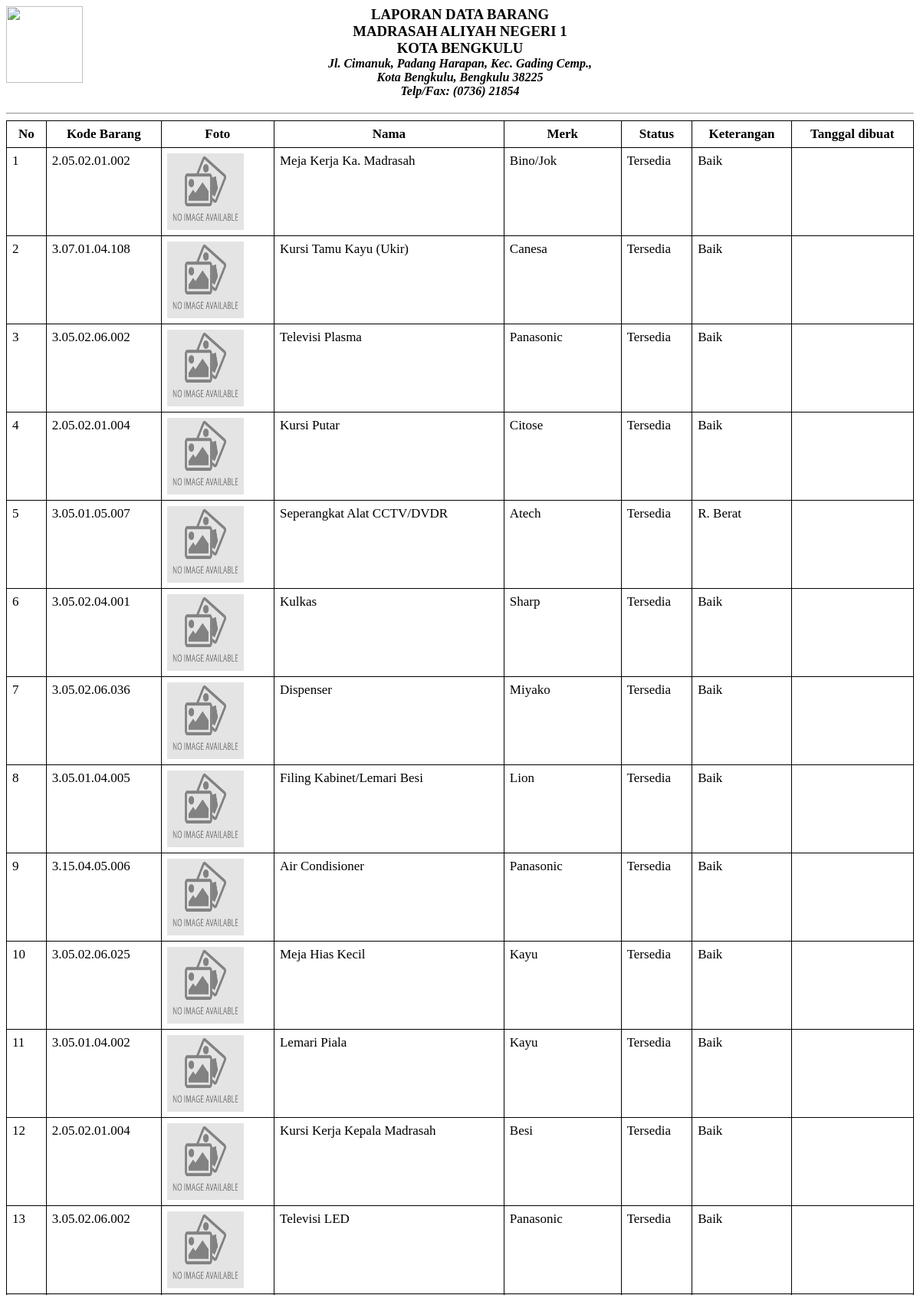
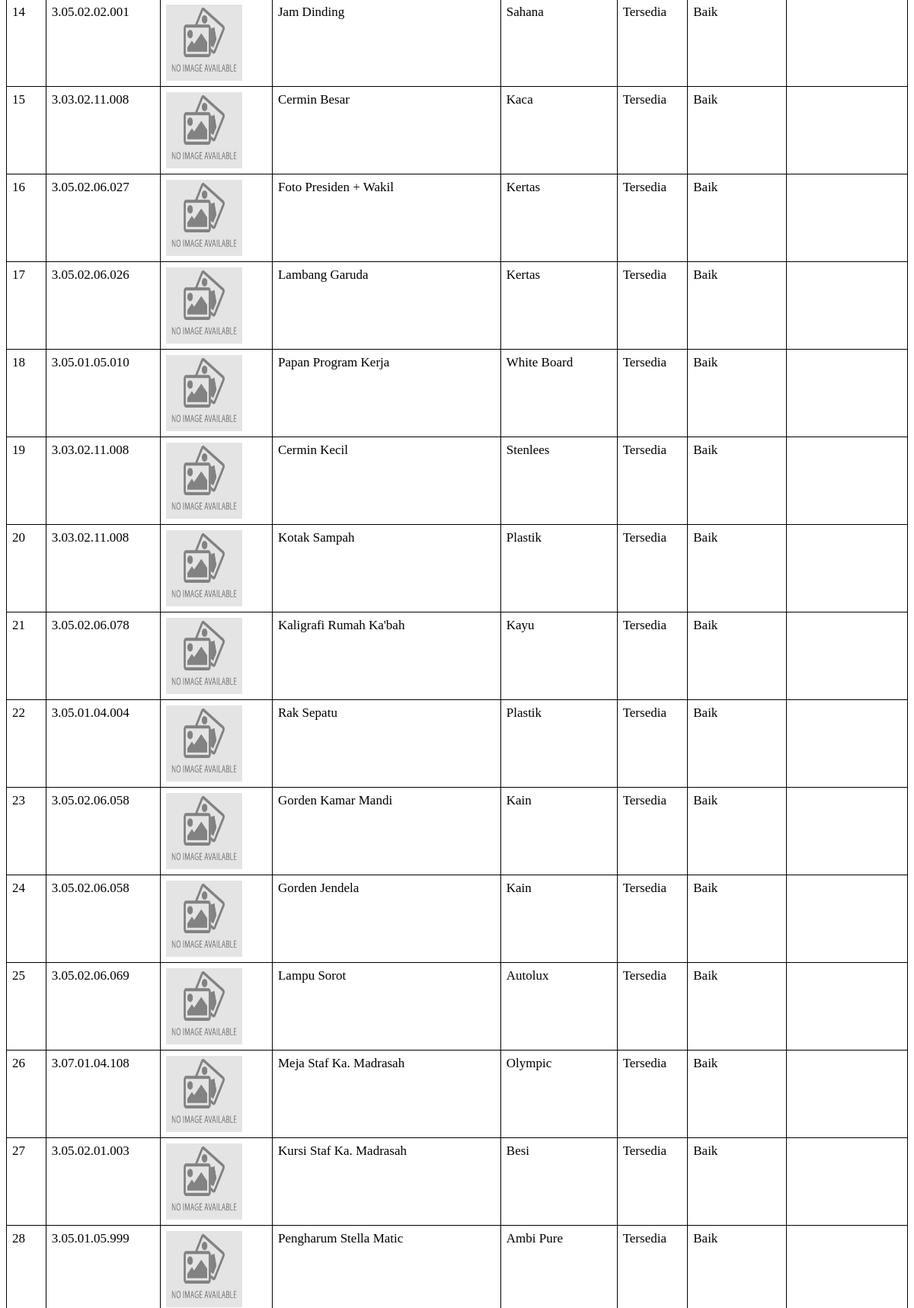
/petugas/c_barang (signed in, upper part), run on the app's committed database (2 pictures, top to bottom).
### inven/models.py (models this page shows, shortened)
class barang(models.Model):
    nama = models.CharField(max_length=250)
    merk = models.CharField(max_length=100, null=True, blank=True)
    kode = models.CharField(max_length=20, null=True)
    keterangan = models.CharField(
        max_length=250, null=True, blank=True, default='-')
    Foto = models.FileField(null=True, blank=True, default='barang.jpg')
    status = models.CharField(max_length=100, default='Tersedia')

### petugas/views.py (the view)
# urls.py: path('c_barang', views.c_barang, name='c_barang'),
@login_required
def c_barang(request):
    semua = barang.objects.all()
    context = {
        'semua': semua
    }
    return render(request, 'operator/laporan/c_barang.html', context)

### templates/operator/laporan/c_barang.html (shortened to what this page needs)
{% load static %}
<html>
<head>
</head>
<body onload="window.print();setTimeout(window.close, 0);">
    <img class="" style="float: left; width: 100px; height: 100px; margin-right: -100px;" src="{% static 'login/assets/img/logo.png' %}">
    <h3 style="text-align:center">LAPORAN DATA BARANG<br>MADRASAH ALIYAH NEGERI 1<br>
        KOTA BENGKULU<br>
        <FONT SIZE="3"><I>Jl. Cimanuk, Padang Harapan, Kec. Gading Cemp.,<br> Kota Bengkulu, Bengkulu 38225 <br> Telp/Fax: (0736) 21854</FONT>
    </h3>
    <hr>
    <table cellpadding="0" cellspacing="0" border="0" class="table table-striped table-bordered" id="basic-datatable">
        <thead>
            <tr>
                <th>No</th>
                <th>Kode Barang</th>
                <th>Foto</th>
                <th>Nama</th>
                <th>Merk</th>
                <th>Status</th>
                <th>Keterangan</th>
                <th>Tanggal dibuat</th>
            </tr>
        </thead>
        <tbody>
            <tr>
                {% for barang in semua %}
                    <tr>
                        <td>{{forloop.counter}}</td>
                        <td>{{barang.kode}}</td>
                                <td><img src="{{ barang.Foto.url }}" width="100px" height="100px"></td>
                                <td>{{ barang.nama }}</td>
                                <td>
                                    {% if barang.merk == null %}
                                    -
                                    {% else %}
                                    {{barang.merk}}
                                    {% endif %}
                                </td>
                                <td>
                                    {{barang.status}}
                                </td>
                                <td>
                                    {% if barang.keterangan == null %}
                                    -
                                    {% else %}
                                    {{barang.keterangan}}
                                    {% endif %}
                                </td>
                                <td>{{ barang.tanggal_diupload }}</td>
                    </tr>
                {% endfor %}
            </tr>
        </tbody>
    </table>
</body>
</html>

### templates/operator/laporan/c_barang.html (style rules this page uses)
table { font-size: 17px; border-collapse: collapse; width: 100%; margin: 0 auto; }
table th { border: 1px solid #000; padding: 7px; font-weight: bold; text-align: center; }
table td { border: 1px solid #000; padding: 7px; vertical-align: top; }

### data on the page
barang: kode "2.05.02.01.002", Foto (picture), nama "Meja Kerja Ka. Madrasah", merk "Bino/Jok", status "Tersedia", keterangan "Baik"
barang: kode "3.07.01.04.108", Foto (picture), nama "Kursi Tamu Kayu (Ukir)", merk "Canesa", status "Tersedia", keterangan "Baik"
barang: kode "3.05.02.06.002", Foto (picture), nama "Televisi Plasma", merk "Panasonic", status "Tersedia", keterangan "Baik"
barang: kode "2.05.02.01.004", Foto (picture), nama "Kursi Putar", merk "Citose", status "Tersedia", keterangan "Baik"
barang: kode "3.05.01.05.007", Foto (picture), nama "Seperangkat Alat CCTV/DVDR", merk "Atech", status "Tersedia", keterangan "R. Berat"
barang: kode "3.05.02.04.001", Foto (picture), nama "Kulkas", merk "Sharp", status "Tersedia", keterangan "Baik"
barang: kode "3.05.02.06.036", Foto (picture), nama "Dispenser", merk "Miyako", status "Tersedia", keterangan "Baik"
barang: kode "3.05.01.04.005", Foto (picture), nama "Filing Kabinet/Lemari Besi", merk "Lion", status "Tersedia", keterangan "Baik"
barang: kode "3.15.04.05.006", Foto (picture), nama "Air Condisioner", merk "Panasonic", status "Tersedia", keterangan "Baik"
barang: kode "3.05.02.06.025", Foto (picture), nama "Meja Hias Kecil", merk "Kayu", status "Tersedia", keterangan "Baik"
barang: kode "3.05.01.04.002", Foto (picture), nama "Lemari Piala", merk "Kayu", status "Tersedia", keterangan "Baik"
barang: kode "2.05.02.01.004", Foto (picture), nama "Kursi Kerja Kepala Madrasah", merk "Besi", status "Tersedia", keterangan "Baik"
barang: kode "3.05.02.06.002", Foto (picture), nama "Televisi LED", merk "Panasonic", status "Tersedia", keterangan "Baik"
barang: kode "3.05.02.02.001", Foto (picture), nama "Jam Dinding", merk "Sahana", status "Tersedia", keterangan "Baik"
barang: kode "3.03.02.11.008", Foto (picture), nama "Cermin Besar", merk "Kaca", status "Tersedia", keterangan "Baik"
barang: kode "3.05.02.06.027", Foto (picture), nama "Foto Presiden + Wakil", merk "Kertas", status "Tersedia", keterangan "Baik"
barang: kode "3.05.02.06.026", Foto (picture), nama "Lambang Garuda", merk "Kertas", status "Tersedia", keterangan "Baik"
barang: kode "3.05.01.05.010", Foto (picture), nama "Papan Program Kerja", merk "White Board", status "Tersedia", keterangan "Baik"
barang: kode "3.03.02.11.008", Foto (picture), nama "Cermin Kecil", merk "Stenlees", status "Tersedia", keterangan "Baik"
barang: kode "3.03.02.11.008", Foto (picture), nama "Kotak Sampah", merk "Plastik", status "Tersedia", keterangan "Baik"
barang: kode "3.05.02.06.078", Foto (picture), nama "Kaligrafi Rumah Ka'bah", merk "Kayu", status "Tersedia", keterangan "Baik"
barang: kode "3.05.01.04.004", Foto (picture), nama "Rak Sepatu", merk "Plastik", status "Tersedia", keterangan "Baik"
barang: kode "3.05.02.06.058", Foto (picture), nama "Gorden Kamar Mandi", merk "Kain", status "Tersedia", keterangan "Baik"
barang: kode "3.05.02.06.058", Foto (picture), nama "Gorden Jendela", merk "Kain", status "Tersedia", keterangan "Baik"
barang: kode "3.05.02.06.069", Foto (picture), nama "Lampu Sorot", merk "Autolux", status "Tersedia", keterangan "Baik"
barang: kode "3.07.01.04.108", Foto (picture), nama "Meja Staf Ka. Madrasah", merk "Olympic", status "Tersedia", keterangan "Baik"
barang: kode "3.05.02.01.003", Foto (picture), nama "Kursi Staf Ka. Madrasah", merk "Besi", status "Tersedia", keterangan "Baik"
barang: kode "3.05.01.05.999", Foto (picture), nama "Pengharum Stella Matic", merk "Ambi Pure", status "Tersedia", keterangan "Baik"
